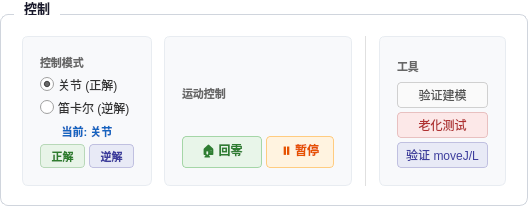
            <widget class="QGroupBox" name="controlGroupBox">
             <property name="styleSheet">
              <string>QGroupBox{background:#ffffff;border:1px solid #d0d5dd;border-radius:8px;margin-top:14px;padding:10px 10px 8px 10px;font-weight:bold;font-size:13px;color:#1a1a2e;}
QGroupBox::title{subcontrol-origin:margin;left:14px;padding:0 8px;}</string>
             </property>
             <property name="title">
              <string>控制</string>
             </property>
             <layout class="QHBoxLayout" name="controlHLayout">
              <property name="spacing">
               <number>12</number>
              </property>
              <item>
               <widget class="QFrame" name="modePanel">
                <property name="minimumSize">
                 <size>
                  <width>130</width>
                  <height>0</height>
                 </size>
                </property>
                <property name="styleSheet">
                 <string>QFrame#modePanel{background:#f8f9fb;border:1px solid #e8ecf1;border-radius:6px;padding:8px;}</string>
                </property>
                <layout class="QVBoxLayout" name="modeLayout">
                 <property name="spacing">
                  <number>4</number>
                 </property>
                 <item>
                  <widget class="QLabel" name="modeTitle">
                   <property name="styleSheet">
                    <string>color:#666;font-size:11px;font-weight:bold;border:none;background:transparent;</string>
                   </property>
                   <property name="text">
                    <string>控制模式</string>
                   </property>
                  </widget>
                 </item>
                 <item>
                  <widget class="QRadioButton" name="radioJoint">
                   <property name="styleSheet">
                    <string>QRadioButton{color:#333;font-size:12px;spacing:4px;}</string>
                   </property>
                   <property name="text">
                    <string>关节 (正解)</string>
                   </property>
                   <property name="checked">
                    <bool>true</bool>
                   </property>
                  </widget>
                 </item>
                 <item>
                  <widget class="QRadioButton" name="radioCart">
                   <property name="styleSheet">
                    <string>QRadioButton{color:#333;font-size:12px;spacing:4px;}</string>
                   </property>
                   <property name="text">
                    <string>笛卡尔 (逆解)</string>
                   </property>
                  </widget>
                 </item>
                 <item>
                  <widget class="QLabel" name="labelModeIndicator">
                   <property name="styleSheet">
                    <string>color:#1565c0;font-size:11px;font-weight:bold;border:none;background:transparent;padding-top:2px;</string>
                   </property>
                   <property name="text">
                    <string>当前: 关节</string>
                   </property>
                   <property name="alignment">
                    <set>Qt::AlignmentFlag::AlignCenter</set>
                   </property>
                  </widget>
                 </item>
                 <item>
                  <layout class="QHBoxLayout" name="oldModeBtnRow">
                   <item>
                    <widget class="QPushButton" name="pushButton_2">
                     <property name="minimumSize">
                      <size>
                       <width>44</width>
                       <height>24</height>
                      </size>
                     </property>
                     <property name="styleSheet">
                      <string>QPushButton{background:#e8f4e8;color:#2d7d2d;border:1px solid #b8d8b8;border-radius:4px;padding:2px 6px;font-size:11px;font-weight:bold;}QPushButton:hover{background:#d0ead0;border-color:#90c090;}</string>
                     </property>
                     <property name="text">
                      <string>正解</string>
                     </property>
                    </widget>
                   </item>
                   <item>
                    <widget class="QPushButton" name="pushButton_3">
                     <property name="minimumSize">
                      <size>
                       <width>44</width>
                       <height>24</height>
                      </size>
                     </property>
                     <property name="styleSheet">
                      <string>QPushButton{background:#e8eaf6;color:#3d3d9d;border:1px solid #c0c0e0;border-radius:4px;padding:2px 6px;font-size:11px;font-weight:bold;}QPushButton:hover{background:#d5d8f0;border-color:#a0a0d0;}</string>
                     </property>
                     <property name="text">
                      <string>逆解</string>
                     </property>
                    </widget>
                   </item>
                  </layout>
                 </item>
                </layout>
               </widget>
              </item>
              <item>
               <widget class="QFrame" name="motionPanel">
                <property name="styleSheet">
                 <string>QFrame#motionPanel{background:#f8f9fb;border:1px solid #e8ecf1;border-radius:6px;padding:8px;}</string>
                </property>
                <layout class="QVBoxLayout" name="motionLayout">
                 <property name="spacing">
                  <number>4</number>
                 </property>
                 <item>
                  <widget class="QLabel" name="motionTitle">
                   <property name="styleSheet">
                    <string>color:#666;font-size:11px;font-weight:bold;border:none;background:transparent;</string>
                   </property>
                   <property name="text">
                    <string>运动控制</string>
                   </property>
                  </widget>
                 </item>
                 <item>
                  <layout class="QHBoxLayout" name="motionBtnRow">
                   <item>
                    <widget class="QPushButton" name="pushButton_4">
                     <property name="minimumSize">
                      <size>
                       <width>80</width>
                       <height>30</height>
                      </size>
                     </property>
                     <property name="styleSheet">
                      <string>QPushButton{background:#e8f5e9;color:#2e7d32;border:1px solid #a5d6a7;border-radius:4px;padding:4px 8px;font-weight:bold;font-size:12px;}QPushButton:hover{background:#c8e6c9;border-color:#66bb6a;}</string>
                     </property>
                     <property name="text">
                      <string>🏠 回零</string>
                     </property>
                    </widget>
                   </item>
                   <item>
                    <widget class="QPushButton" name="btnStop">
                     <property name="minimumSize">
                      <size>
                       <width>68</width>
                       <height>30</height>
                      </size>
                     </property>
                     <property name="styleSheet">
                      <string>QPushButton{background:#fff3e0;color:#e65100;border:1px solid #ffcc80;border-radius:4px;padding:4px 8px;font-weight:bold;font-size:12px;}QPushButton:hover{background:#ffe0b2;border-color:#ff9800;}</string>
                     </property>
                     <property name="text">
                      <string>⏸ 暂停</string>
                     </property>
                    </widget>
                   </item>
                  </layout>
                 </item>
                </layout>
               </widget>
              </item>
              <item>
               <widget class="QFrame" name="frame_1">
                <property name="styleSheet">
                 <string>color:#e0e0e0;</string>
                </property>
                <property name="frameShape">
                 <enum>QFrame::Shape::VLine</enum>
                </property>
               </widget>
              </item>
              <item>
               <widget class="QFrame" name="toolPanel">
                <property name="minimumSize">
                 <size>
                  <width>120</width>
                  <height>0</height>
                 </size>
                </property>
                <property name="styleSheet">
                 <string>QFrame#toolPanel{background:#f8f9fb;border:1px solid #e8ecf1;border-radius:6px;padding:8px;}</string>
                </property>
                <layout class="QVBoxLayout" name="toolLayout">
                 <property name="spacing">
                  <number>4</number>
                 </property>
                 <item>
                  <widget class="QLabel" name="toolTitle">
                   <property name="styleSheet">
                    <string>color:#666;font-size:11px;font-weight:bold;border:none;background:transparent;</string>
                   </property>
                   <property name="text">
                    <string>工具</string>
                   </property>
                  </widget>
                 </item>
                 <item>
                  <widget class="QPushButton" name="pushButton">
                   <property name="minimumSize">
                    <size>
                     <width>0</width>
                     <height>26</height>
                    </size>
                   </property>
                   <property name="styleSheet">
                    <string>QPushButton{background:#fafafa;color:#555;border:1px solid #d0d0d0;border-radius:4px;padding:3px 8px;font-size:12px;}QPushButton:hover{background:#f0f0f0;border-color:#b0b0b0;}</string>
                   </property>
                   <property name="text">
                    <string>验证建模</string>
                   </property>
                  </widget>
                 </item>
                 <item>
                  <widget class="QPushButton" name="pushButton_5">
                   <property name="minimumSize">
                    <size>
                     <width>0</width>
                     <height>26</height>
                    </size>
                   </property>
                   <property name="styleSheet">
                    <string>QPushButton{background:#fce8e8;color:#b03030;border:1px solid #e8c0c0;border-radius:4px;padding:3px 8px;font-size:12px;}QPushButton:hover{background:#f8d5d5;border-color:#d8a0a0;}</string>
                   </property>
                   <property name="text">
                    <string>老化测试</string>
                   </property>
                  </widget>
                 </item>
                 <item>
                  <widget class="QPushButton" name="pushButton_6">
                   <property name="minimumSize">
                    <size>
                     <width>0</width>
                     <height>26</height>
                    </size>
                   </property>
                   <property name="styleSheet">
                    <string>QPushButton{background:#e8eaf6;color:#3d3d9d;border:1px solid #c0c0e0;border-radius:4px;padding:3px 8px;font-size:12px;}QPushButton:hover{background:#d5d8f0;border-color:#a0a0d0;}</string>
                   </property>
                   <property name="text">
                    <string>验证 moveJ/L</string>
                   </property>
                  </widget>
                 </item>
                </layout>
               </widget>
              </item>
             </layout>
            </widget>
